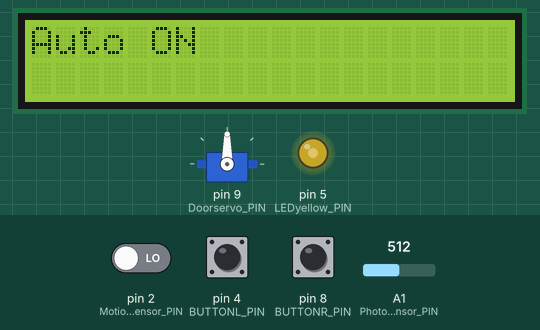
This sketch was run on a simulated Arduino Uno, built with avr-gcc and run on an emulated ATmega328P. Shown: servo, 20×2 character LCD, output pins drawn as LEDs (lit = HIGH). The inputs (shaded band) are chosen by the test bench; at power-on: pin 2 (MotionSensor_PIN) LOW, A1 (PhotocellSensor_PIN) = 512, pin 8 (BUTTONR_PIN) HIGH, pin 4 (BUTTONL_PIN) HIGH. What the sketch prints to the serial monitor is not drawn.

Above: at 1.2 s.
1.3 s: pin 2 (MotionSensor_PIN) driven HIGH
At 2.03 s:
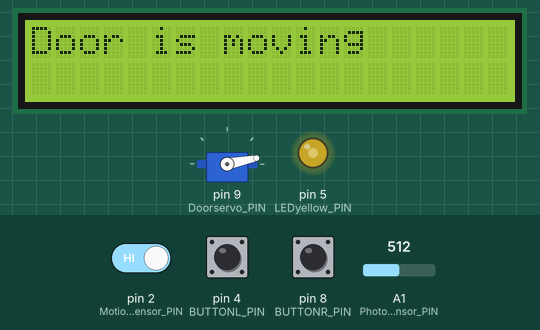
3.0 s: A1 (PhotocellSensor_PIN) set to 0
At 4.05 s:
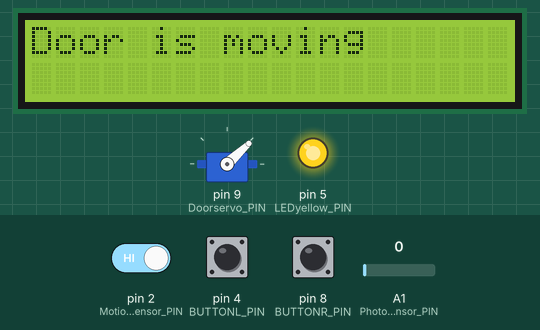
4.7 s: pin 8 (BUTTONR_PIN) pulled LOW for 1 s
At 5.7 s:
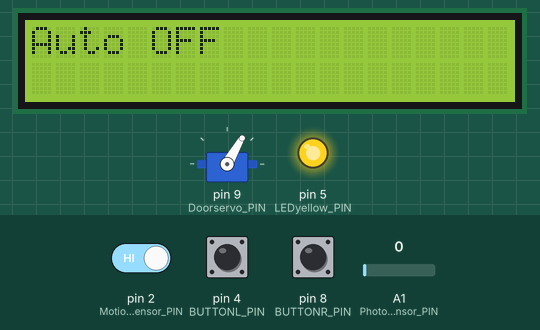
8.7 s: pin 8 (BUTTONR_PIN) pulled LOW for 3.2 s
At 12.07 s:
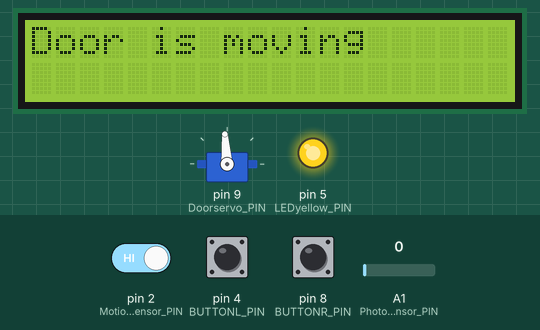
12.5 s: A1 (PhotocellSensor_PIN) set to 306
14.7 s: pin 4 (BUTTONL_PIN) pulled LOW for 3.2 s
At 15.27 s:
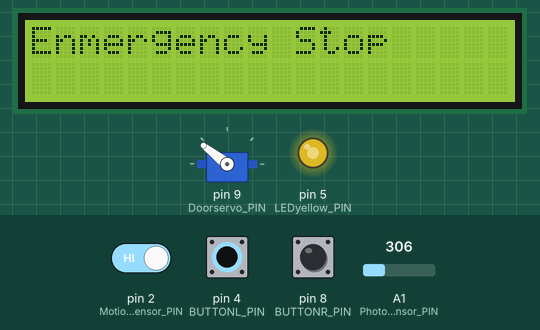
Timing chart, 0 to 26.7 s (numbered marks = the images above; inputs shaded):
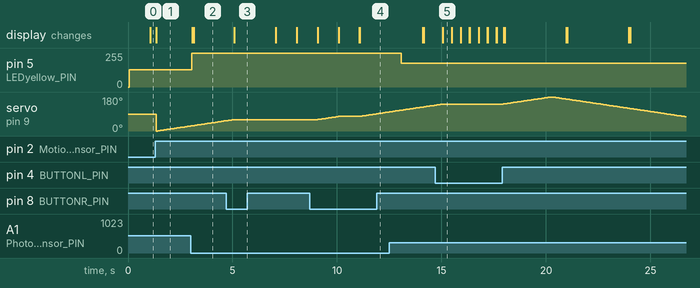

Measured:
- after the input at 1.3 s, the display: changes after 0.06 s (image 1)
- after the input at 3.0 s, pin 5 (LEDyellow_PIN): 128/255 → 255/255 after 0.05 s
- after the input at 4.7 s, servo on pin 9 (Doorservo_PIN): goes on until 5.0 s, then stays 60°; the display: changes after 0.37 s (image 3)
- after the input at 8.7 s, servo on pin 9 (Doorservo_PIN): moves from 60° to 101° over 3.4 s, starting after 0.38 s; the display: first changes after 0.38 s (image 4 shows a later state)
- after the input at 12.5 s, pin 5 (LEDyellow_PIN): 255/255 → 179/255 after 0.57 s
- after the input at 14.7 s, the display: changes after 0.37 s (image 5)
- what the display in image 5 shows lasts 0.4 s, from 15.1 s to 15.5 s

The sketch:

SH.ino
```cpp
#include <Arduino_FreeRTOS.h> //Libraries we need to use
#include <Servo.h>
#include <semphr.h>
#include <Wire.h>
#include <LiquidCrystal_I2C.h>

#define MotionSensor_PIN 2 //define pins according to the pdf "Wiring the Smart Home (SH) File"
#define BUTTONL_PIN 4      //BUTTONL means Left button
#define BUTTONR_PIN 8
#define LEDyellow_PIN 5
#define Doorservo_PIN 9
#define PhotocellSensor_PIN A1
Servo doorservo;  // create servo object to control a servo
int pos = 0;
int val1 = 0;   //valtage of motion sensor
int val2 = 0;   //valtage of left button(emergency button)
int val3 = 1;   //current valtage of right button(toggle button)
bool Auto = 1;  // current status of auto mode


int Photoresistor = 0;           // the value of Photoresistor
int LEDBrightness = 0;         // LED intensity（0-255）
LiquidCrystal_I2C lcd(0x27, 20, 2);


//TaskHandle_t taskHandleLED;
TaskHandle_t taskHandleDoor;
TaskHandle_t taskHandleEmergency;
TaskHandle_t taskHandleToggle;


void setup(){
  pinMode(MotionSensor_PIN, INPUT); //define Motionsensor pin as input
  pinMode(LEDyellow_PIN, OUTPUT);   //define yellowlight pin as output
  pinMode(BUTTONL_PIN, INPUT_PULLUP); // use a pullup button
  pinMode(BUTTONR_PIN, INPUT_PULLUP); // use a pullup button
  pinMode(PhotocellSensor_PIN, INPUT); //define PhotocellSensor pin as input
  doorservo.attach(Doorservo_PIN); //define the pin of doorservo
  lcd.init(); // initialize the LCD
  lcd.backlight();
  Serial.begin(9600); //initialize the serial
  Serial.println("Setup complete");

  // set up tasks
  //xTaskCreate(LED, "Intensity", 128, NULL, 1, &taskHandleLED);// change the intensity of LED
  xTaskCreate(Door, "DoorControl", 128, NULL, 4, &taskHandleDoor); // Control the door task with handle
  xTaskCreate(EMBUTTON, "Stopdoor", 128, NULL, 3, &taskHandleEmergency);// Stop the door task with handle
  xTaskCreate(TGBUTTON, "ChangeModel", 128, NULL, 1, &taskHandleToggle);// change the auto or unauto with handle

  vTaskSuspend(taskHandleEmergency);
  vTaskSuspend(taskHandleDoor);

}

void loop() {}

// void LED(void *pvParameters){
//   while(1){
//       // read the value of photoresister
//     Photoresistor = analogRead(PhotocellSensor_PIN);

//     // Map the photoresistor to brightness range (0-255)
//     LEDBrightness = map(Photoresistor, 0, 1023, 255, 0); // the brighter outside, the weaker LED

//     // set the intensity
//     analogWrite(LEDyellow_PIN, LEDBrightness);

//     // print info
//     // Serial.print("Sensor Value: ");
//     // Serial.print(Photoresistor);
//     // Serial.print("  LED Brightness: ");
//     // Serial.println(LEDBrightness);

//     vTaskDelay(pdMS_TO_TICKS(1000));
//   }
// }

void TGBUTTON(void *pvParameters){
  while(1){
    // read the value of photoresister
    Photoresistor = analogRead(PhotocellSensor_PIN);

    // Map the photoresistor to brightness range (0-255)
    LEDBrightness = map(Photoresistor, 0, 1023, 255, 0); // the brighter outside, the weaker LED

    // set the intensity
    analogWrite(LEDyellow_PIN, LEDBrightness);
    val3 = digitalRead(BUTTONR_PIN);            //read the valtage of right button

    if(val3 == LOW){
      Auto = !Auto;
    }else{}
    if(Auto){                       //auto on
      lcd.clear();
      lcd.print("Auto ON");
      vTaskResume(taskHandleEmergency);
      vTaskResume(taskHandleDoor);
      vTaskDelay(pdMS_TO_TICKS(1000));
    }else{                         //auto off
      lcd.clear();
      lcd.print("Auto OFF");
      vTaskSuspend(taskHandleEmergency);
      vTaskSuspend(taskHandleDoor);
      vTaskDelay(pdMS_TO_TICKS(1000));
    }


    // if(val3 == LOW){                            //auto off
    //   //tgbutton = true;
    //   lcd.clear();
    //   lcd.print("Auto OFF");
    //   vTaskSuspend(taskHandleEmergency);
    //   vTaskSuspend(taskHandleDoor);
    //   vTaskDelay(pdMS_TO_TICKS(100));
    // }else{                                      //auto on
    //   //tgbutton = false;
    //   lcd.clear();
    //   lcd.print("Auto ON");
    //   vTaskResume(taskHandleEmergency);
    //   vTaskResume(taskHandleDoor);
    //   vTaskDelay(pdMS_TO_TICKS(1000));
    // }

  }
}

void EMBUTTON(void *pvParameters){


  while(1){
    // read the value of photoresister
    Photoresistor = analogRead(PhotocellSensor_PIN);

    // Map the photoresistor to brightness range (0-255)
    LEDBrightness = map(Photoresistor, 0, 1023, 255, 0); // the brighter outside, the weaker LED

    // set the intensity
    analogWrite(LEDyellow_PIN, LEDBrightness);
    val2 = digitalRead(BUTTONL_PIN);            //read the valtage of left button
    if(val2 == LOW){
      //embutton = true;
      vTaskSuspend(taskHandleDoor);
      vTaskSuspend(taskHandleToggle);
      lcd.clear();
      lcd.print("Enmergency Stop");
      vTaskDelay(pdMS_TO_TICKS(100));
    }else{
      //embutton = false;
      vTaskResume(taskHandleDoor);
      vTaskResume(taskHandleToggle);
      vTaskDelay(pdMS_TO_TICKS(1000));
    }
  }
}

void Door(void *pvParameters){

  while(1){
    // read the value of photoresister
    Photoresistor = analogRead(PhotocellSensor_PIN);

    // Map the photoresistor to brightness range (0-255)
    LEDBrightness = map(Photoresistor, 0, 1023, 255, 0); // the brighter outside, the weaker LED

    // set the intensity
    analogWrite(LEDyellow_PIN, LEDBrightness);
      val1 = digitalRead(MotionSensor_PIN);
      Serial.print("Sensor State: ");
      Serial.println(val1);
      if(val1 == HIGH){

        for (pos = 0; pos <= 180; pos += 1){      // goes from 0 degrees to 180 degrees, in steps of 1 degree
          doorservo.write(pos);                   // tell servo to go to position in variable 'pos'
          lcd.clear();
          lcd.print("Door is moving");
          vTaskDelay(pdMS_TO_TICKS(50));          // waits 50ms for the servo to reach the position
        }
        for (pos = 180; pos >= 0; pos -= 1){      // goes from 0 degrees to 180 degrees, in steps of 1 degree
          doorservo.write(pos);                   // tell servo to go to position in variable 'pos'
          lcd.clear();
          lcd.print("Door is moving");
          vTaskDelay(pdMS_TO_TICKS(50));          // waits 50ms for the servo to reach the position
        }
      }else{
        vTaskDelay(pdMS_TO_TICKS(100));
      }

  }
}
```
